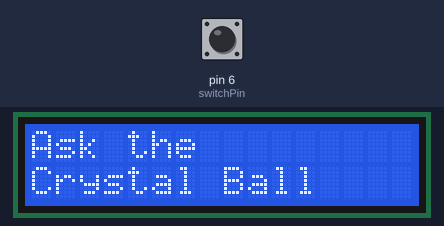
The sketch below on a simulated Arduino Uno, built with avr-gcc and run on an emulated ATmega328P. Parts: 16×2 character LCD. The inputs (shaded band) are chosen by the test bench; at power-on: pin 6 (switchPin) LOW. Random numbers use the default seed unless the sketch sets one.

Above: at 1.2 s.
1.3 s: pin 6 (switchPin) pulled HIGH for 0.15 s
At 2.2 s:
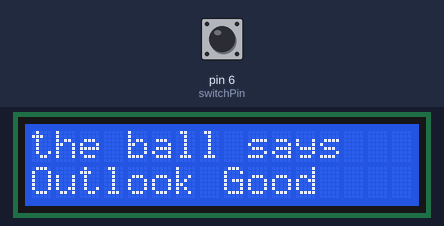
2.9 s: pin 6 (switchPin) pulled HIGH for 1 s
At 4.7 s:
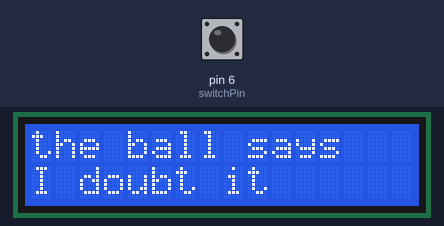
5.4 s: pin 6 (switchPin) pulled HIGH for 0.15 s
At 6.5 s:
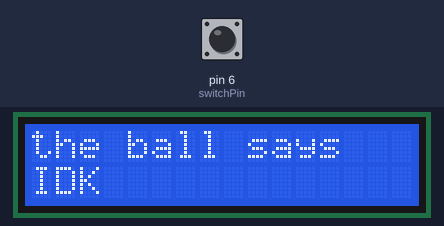
7.0 s: pin 6 (switchPin) pulled HIGH for 3.2 s
At 10.7 s:
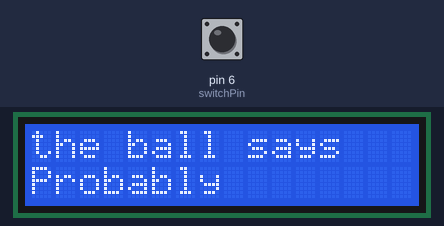
11.7 s: pin 6 (switchPin) pulsed HIGH 5 times (0.12 s each, 0.3 s apart)
At 13.4 s:
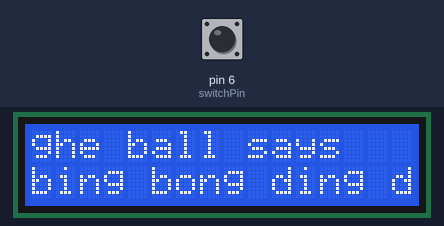
14.7 s: pin 6 (switchPin) pulled HIGH for 0.15 s
At 16.0 s:
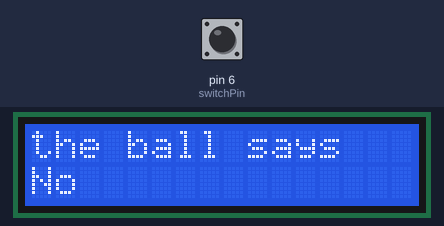
Timing chart, 0 to 17.3 s (numbered marks = the images above; inputs shaded):
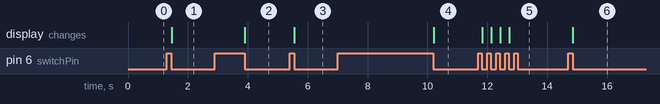

The sketch:

11CrystalBall.ino
```cpp
/*materials:
- arduino board
- wires (get a few)
- 1 220 ohm resistor
- 1 10k ohm resistor
- 1 10k ohm potentiometer
- 16x2 LCD screen
- 1 tilt switch

tilt the arduino board (which will tilt the tilt switch) after you
ask a question; you will receive an answer
*/

#include <LiquidCrystal.h>

LiquidCrystal lcd(12, 11, 5, 4, 3, 2);

const int switchPin = 6;

int switchState = 0;
int prevSwitchState = 0;
int reply;

void setup() {
  lcd.begin(16, 2);

  pinMode(switchPin, INPUT);

  lcd.print("Ask the");
  lcd.setCursor(0, 1);
  lcd.print("Crystal Ball");
}

void loop() {
  switchState = digitalRead(switchPin);

  if(switchState!=prevSwitchState){
    if(switchState==LOW){
      reply = random(9);

      lcd.clear();
      lcd.setCursor(0, 0);
      lcd.print("the ball says");
      lcd.setCursor(0, 1);

      //random eight ball responses
      switch(reply){
        case 0:
        lcd.print("Yes");
        break;

        case 1:
        lcd.print("No");
        break;

        case 2:
        lcd.print("Probably");
        break;

        case 3:
        lcd.print("Certainly");
        break;

        case 4:
        lcd.print("Outlook Good");
        break;

        case 5:
        lcd.print("IDK");
        break;

        case 6:
        lcd.print("Try again");
        break;

        case 7:
        lcd.print("I doubt it");
        break;

        case 8:
        lcd.print("bing bong ding dong walla walla bing bong");
        break;
      }
    }
  }

  prevSwitchState = switchState;
}
```

Measured:
- after the input at 1.3 s, the display: changes after 0.16 s (image 1)
- after the input at 2.9 s, the display: changes after 1.0 s (image 2)
- after the input at 5.4 s, the display: changes after 0.15 s (image 3)
- after the input at 7.0 s, the display: changes after 3.2 s (image 4)
- after the input at 11.7 s, the display: first changes after 0.13 s (image 5 shows a later state)
- after the input at 14.7 s, the display: changes after 0.15 s (image 6)
